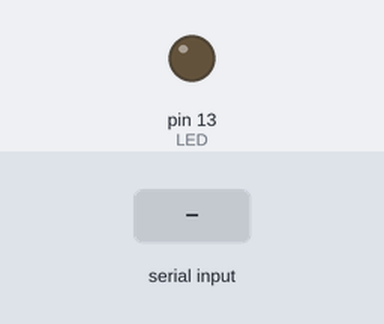
A sketch run on a simulated Arduino Uno, built with avr-gcc and run on an emulated ATmega328P. Shown: output pins drawn as LEDs (lit = HIGH). The inputs (shaded band) are chosen by the test bench.

Above: at 1.2 s.
1.3 s: "1" received over Serial
At 2.5 s:
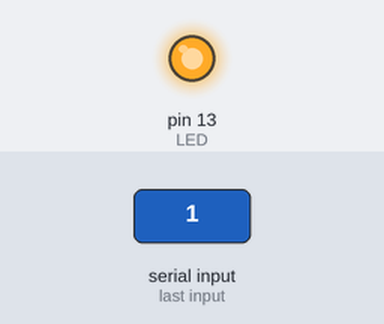
2.8 s: "0" received over Serial
At 3.8 s:
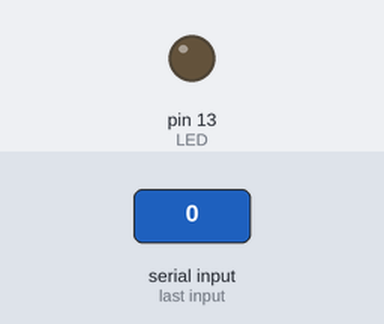
Timing chart, 0 to 5.8 s (numbered marks = the images above; inputs shaded):
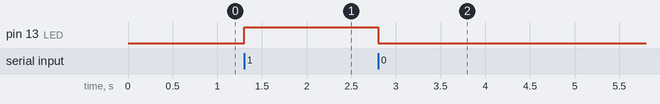

The sketch:

Arduino2Processing_v2.ino
```cpp
char val; // data in
int LED = 13; // LED pin
boolean led_state = LOW; // LED state

void setup()
{
  pinMode(LED, OUTPUT);
  digitalWrite(LED, led_state);

  Serial.begin(9600);
  while(!Serial);
}

void loop()
{
  if(Serial.available() > 0 )
  {
    val = Serial.read();
    if (val == '1')
      led_state = true;
    else if (val == '0')
      led_state = false;
    digitalWrite(LED, led_state);
  }
  delay(1);
}
```

Measured:
- after the input at 1.3 s, pin 13 (LED): LOW → HIGH at once
- after the input at 2.8 s, pin 13 (LED): HIGH → LOW at once
